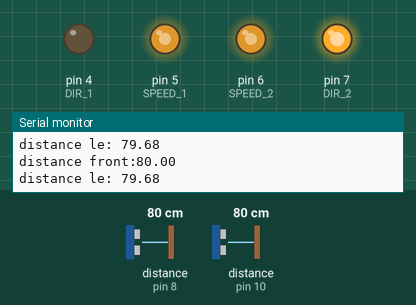
The sketch below on a simulated Arduino Uno, built with avr-gcc and run on an emulated ATmega328P. On the bench: output pins drawn as LEDs (lit = HIGH), the last lines printed to the serial monitor. Wiring (inferred from the names in the program): 2 × ultrasonic range finder: trigger pin 9, echo pin 8 / trigger pin 11, echo pin 10. Dashed ring = blinking. The inputs (shaded band) are chosen by the test bench; at power-on: distance to the obstacle (sensors on pin 10, pin 8) 80 cm. The echo pulse lasts 58.3 µs per cm; pins used as bus, display or sensor lines are not drawn.

Above: at 1.2 s.
1.3 s: distance to the obstacle (sensor on pin 10) set to 28 cm
4.3 s: distance to the obstacle (sensor on pin 10) set to 25 cm
At 4.76 s:
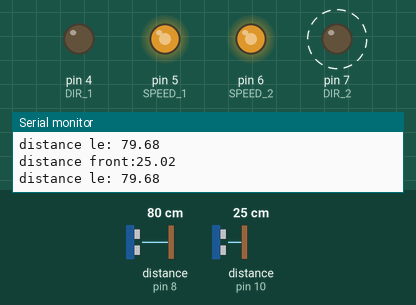
7.3 s: distance to the obstacle (sensor on pin 8) set to 29 cm
10.3 s: distance to the obstacle (sensor on pin 8) set to 25 cm
At 11.02 s:
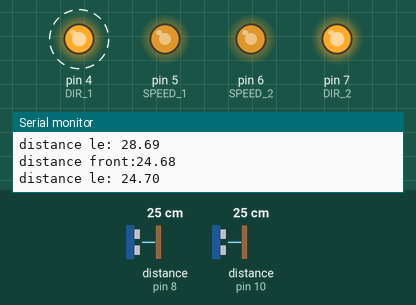
13.3 s: distance to the obstacle (sensor on pin 8) set to 35 cm
At 14.16 s:
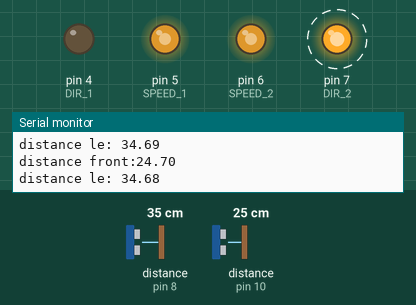
16.3 s: distance to the obstacle (sensor on pin 10) set to 35 cm
At 16.73 s:
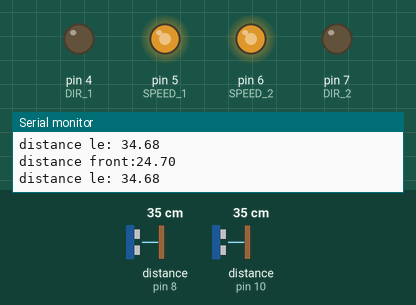
Timing chart, 0 to 19.3 s (numbered marks = the images above; inputs shaded):
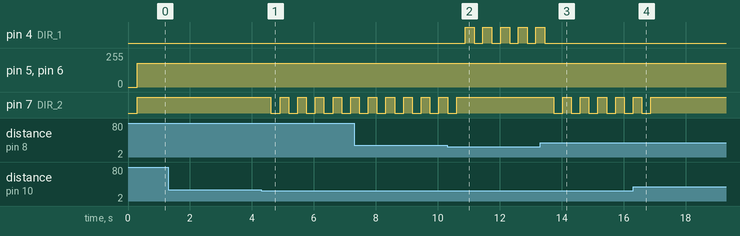

The sketch:

stateMachine.ino
```cpp
#include <Arduino.h>

#define SPEED_1 5
#define DIR_1 4
#define SPEED_2 6
#define DIR_2 7

#define MAX_DISTANCE 27
#define MIN_DISTANCE 27


enum CarState {MOVE_FORWARD, ROTATE_LEFT, ROTATE_RIGHT};

const int trig_pin_forward = 11;
const int echo_pin_forward = 10;

const int trig_pin_left = 9;
const int echo_pin_left = 8;

float distance_cm_l;
float distance_cm;

int car_speed = 180;

CarState state = MOVE_FORWARD;
unsigned long lastActionTime = 0;

void setup() {
  Serial.begin(9600);
  for (int i = 4; i < 8; i++) {
    pinMode(i, OUTPUT);
  }
  pinMode(trig_pin_forward, OUTPUT);
  pinMode(echo_pin_forward, INPUT);
  pinMode(trig_pin_left, OUTPUT);
  pinMode(echo_pin_left, INPUT);
}

void loop() {
  unsigned long currentTime = millis();
  if (currentTime - lastActionTime >= 285) {
    switch (state) {
      case MOVE_FORWARD:
        sensor_front();
        sensor_left();
        move_forward(car_speed);
        if (distance_cm < MIN_DISTANCE) {
          state = (distance_cm_l < MAX_DISTANCE) ? ROTATE_RIGHT : ROTATE_LEFT;
          lastActionTime = currentTime;
        }
        break;
      case ROTATE_LEFT:
        rotate_left(car_speed);
        state = MOVE_FORWARD;
        lastActionTime = currentTime;
        break;
      case ROTATE_RIGHT:
        rotate_right(car_speed);
        state = MOVE_FORWARD;
        lastActionTime = currentTime;
        break;
    }
  }
}

void move_forward(int car_speed) {
  digitalWrite(DIR_1, LOW);
  digitalWrite(DIR_2, HIGH);
  analogWrite(SPEED_1, car_speed);
  analogWrite(SPEED_2, car_speed);
}

void rotate_left(int car_speed) {
  digitalWrite(DIR_1, LOW);
  digitalWrite(DIR_2, LOW);
  analogWrite(SPEED_1, car_speed);
  analogWrite(SPEED_2, car_speed);
}

void rotate_right(int car_speed) {
  digitalWrite(DIR_1, HIGH);
  digitalWrite(DIR_2, HIGH);
  analogWrite(SPEED_1, car_speed);
  analogWrite(SPEED_2, car_speed);
}

void sensor_front() {
  digitalWrite(trig_pin_forward, LOW);
  delayMicroseconds(2);
  digitalWrite(trig_pin_forward, HIGH);
  delayMicroseconds(10);
  digitalWrite(trig_pin_forward, LOW);

  unsigned long duration = pulseIn(echo_pin_forward, HIGH);
  distance_cm = duration * 0.0343 / 2.0;
  Serial.println("distance front:" + String(distance_cm));
}

void sensor_left() {
  digitalWrite(trig_pin_left, LOW);
  delayMicroseconds(2);
  digitalWrite(trig_pin_left, HIGH);
  delayMicroseconds(10);
  digitalWrite(trig_pin_left, LOW);

  unsigned long duration = pulseIn(echo_pin_left, HIGH);
  distance_cm_l = duration * 0.0343 / 2.0;

  Serial.println("distance le: " + String(distance_cm_l));
}
```

Measured:
- the behaviour switches between 27 and 26 cm on distance to the obstacle (sensor on pin 10) (found by bisection; images 0 and 1)
- the behaviour switches between 28 and 27 cm on distance to the obstacle (sensor on pin 8) (found by bisection; images 1 and 2)
- after the input at 4.3 s, pin 7 (DIR_2): alternates HIGH for 0.28 s and LOW for 0.29 s, starting after 0.31 s
- after the input at 10.3 s, pin 4 (DIR_1): alternates HIGH for 0.29 s and LOW for 0.28 s, starting after 0.58 s; pin 7 (DIR_2): goes on until 10.6 s, then stays HIGH
- after the input at 13.3 s, pin 4 (DIR_1): goes on until 13.5 s, then stays LOW; pin 7 (DIR_2): alternates HIGH for 0.28 s and LOW for 0.29 s, starting after 0.44 s
- after the input at 16.3 s, pin 7 (DIR_2): goes on until 16.9 s, then stays HIGH
